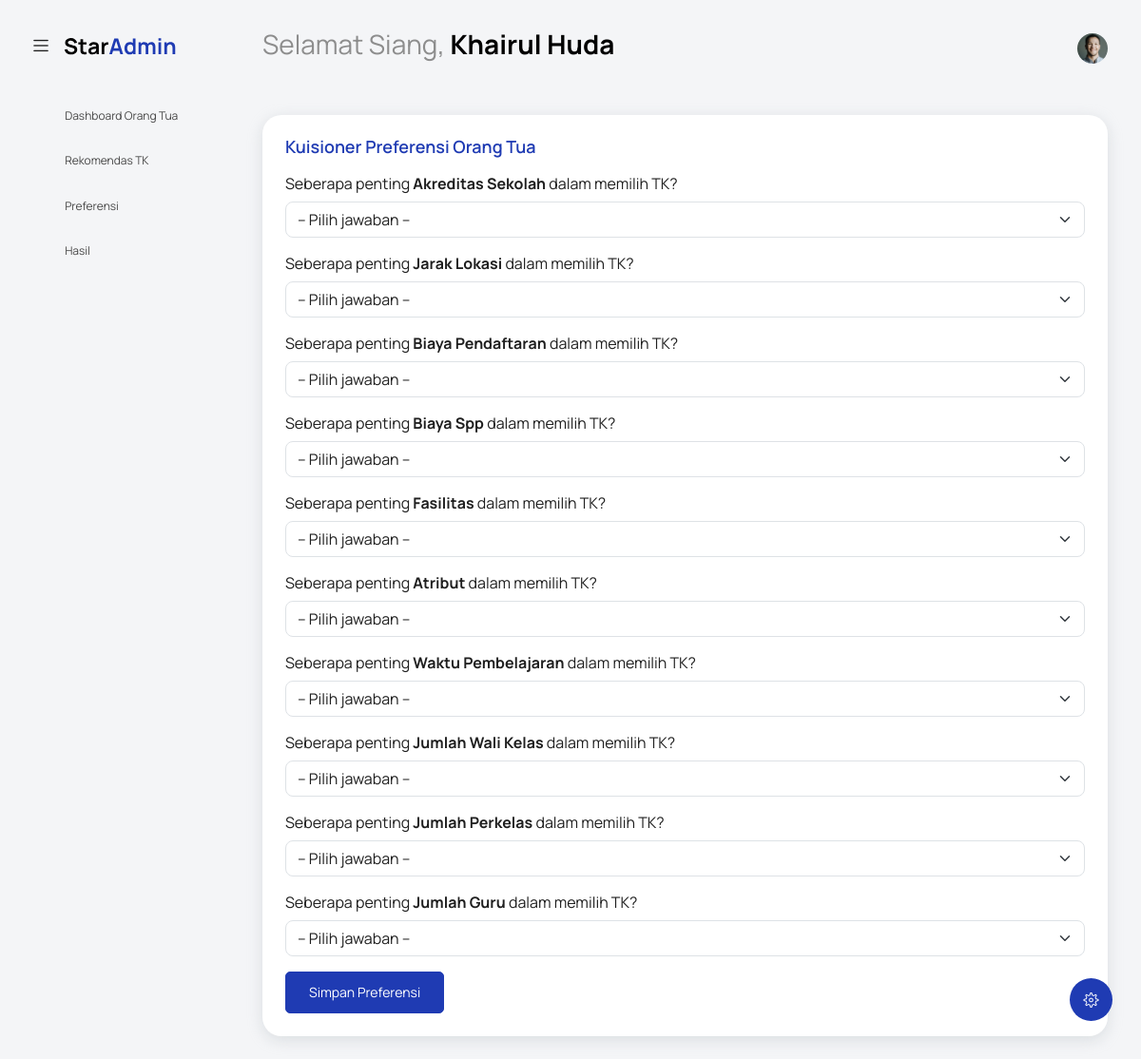
Screenshot of /index.php?controller=PreferensiOrangtua&action=index (signed in) with the database file from the repository.
### tables this page shows
CREATE TABLE `kriteria` (
  `id` int NOT NULL,
  `kode` varchar(10) NOT NULL,
  `nama` varchar(100) NOT NULL,
  `deskripsi` text,
  `jenis` enum('benefit','cost') NOT NULL,
  `created_at` timestamp NULL DEFAULT CURRENT_TIMESTAMP,
  `updated_at` timestamp NULL DEFAULT CURRENT_TIMESTAMP ON UPDATE CURRENT_TIMESTAMP
);

### controllers/PreferensiOrangtuaController.php (called while the page is built, shortened)
<?php
class PreferensiOrangtuaController
{
    private $model;
    private $kriteriaModel;
    public function __construct()
    {
        require_once BASE_PATH . '/koneksi.php';
        require_once MODEL_PATH . 'PreferensiOrangtuaModel.php';
        require_once MODEL_PATH . 'KriteriaModel.php';
        global $koneksi;
        $this->model = new PreferensiOrangtuaModel($koneksi);
        $this->kriteriaModel = new KriteriaModel($koneksi);
    }
    public function index()
    {
        $user_id = $_SESSION['user_id'] ?? 0;
        $sudah_isi = $this->model->userHasFilled($user_id);
        $kriteria = $this->kriteriaModel->getAll();
        include VIEW_PATH . 'preferensi/index.php';
    }
}

### models/PreferensiOrangtuaModel.php (called while the page is built, shortened)
<?php
class PreferensiOrangtuaModel {
    private $db;
    public function __construct($koneksi) {
        $this->db = $koneksi;
    }
    public function userHasFilled($user_id) {
        $stmt = $this->db->prepare("SELECT COUNT(*) as total FROM preferensi_orangtua WHERE user_id = ?");
        $stmt->bind_param("i", $user_id);
        $stmt->execute();
        $result = $stmt->get_result()->fetch_assoc();
        return $result['total'] > 0;
    }
}

### models/KriteriaModel.php (called while the page is built, shortened)
<?php
class KriteriaModel {
    private $db;
    public function __construct($koneksi) {
        $this->db = $koneksi;
    }
    public function getAll() {
        $result = $this->db->query("SELECT * FROM kriteria ORDER BY id ASC");
        return $result->fetch_all(MYSQLI_ASSOC);
    }
}

### views/preferensi/index.php (the view, shortened to what this page needs)
<?php include('template/header.php'); ?>
<body class="with-welcome-text">
  <div class="container-scroller">
    <?php include 'template/navbar.php'; ?>
    <div class="container-fluid page-body-wrapper">
      <?php include 'template/setting_panel.php'; ?>
      <?php include 'template/sidebar.php'; ?>
      <div class="main-panel">
        <div class="content-wrapper">
          <div class="row">
            <div class="col-12">
              <div class="card">
                <div class="card-body">
                  <h4 class="card-title text-primary">Kuisioner Preferensi Orang Tua</h4>
                  <?php if ($sudah_isi): ?>
                    <div class="alert alert-info">
                      Anda sudah mengisi kuisioner. Terima kasih.
                    </div>
                  <?php else: ?>
                    <form method="POST" action="index.php?controller=PreferensiOrangtua&action=simpanKuisioner">
                      <?php foreach ($kriteria as $krit): ?>
                        <div class="mb-3">
                          <label class="form-label">
                            <?= "Seberapa penting <strong>{$krit['nama']}</strong> dalam memilih TK?" ?>
                          </label>
                          <select name="preferensi[<?= $krit['id'] ?>]" class="form-select" required>
                            <option value="">-- Pilih jawaban --</option>
                          </select>
                        </div>
                      <?php endforeach; ?>
                      <button type="submit" class="btn btn-primary">Simpan Preferensi</button>
                    </form>
                  <?php endif; ?>
                </div>
              </div>
            </div>
          </div>
        </div>
      </div>
    </div>
  </div>
</body>
</html>

### rows the page displays
kriteria: nama "Akreditas Sekolah"
kriteria: nama "Jarak Lokasi"
kriteria: nama "Biaya Pendaftaran"
kriteria: nama "Biaya Spp"
kriteria: nama "Fasilitas"
kriteria: nama "Atribut"
kriteria: nama "Waktu Pembelajaran"
kriteria: nama "Jumlah Wali Kelas"
kriteria: nama "Jumlah Perkelas"
kriteria: nama "Jumlah Guru"

### other values shown
$sapaan "Selamat Siang"
$nama "Khairul Huda"
